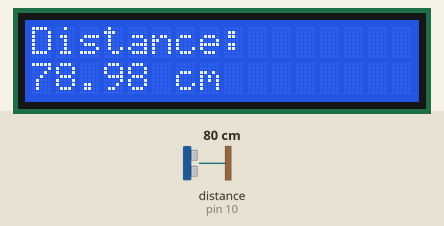
Simulated run of this sketch. Board: Arduino Uno, built with avr-gcc and run on an emulated ATmega328P. On the bench: 16×2 character LCD. Wiring (inferred from the names in the program): ultrasonic range finder: trigger pin 9; echo pin 10. The inputs (shaded band) are chosen by the test bench; at power-on: distance to the obstacle (sensor on pin 10) 80 cm. The echo pulse lasts 58.3 µs per cm.

Above: at 1.2 s.
1.3 s: distance to the obstacle (sensor on pin 10) set to 2 cm
At 1.49 s:
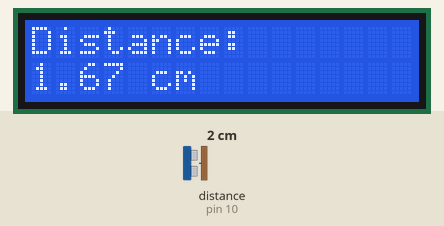
3.6 s: distance to the obstacle (sensor on pin 10) set to 4 cm
At 3.79 s:
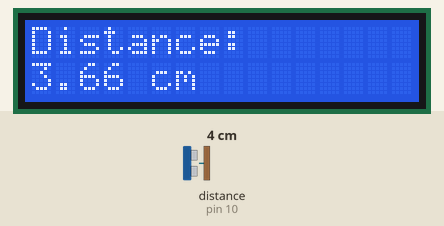
5.1 s: distance to the obstacle (sensor on pin 10) set to 9 cm
At 5.32 s:
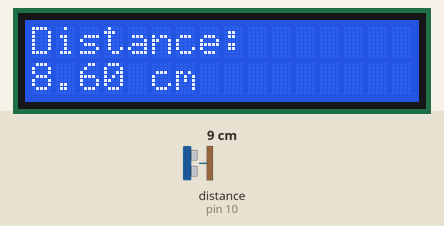

The sketch:

digital_tape.ino
```cpp
// Include the built-in LiquidCrystal library
#include <LiquidCrystal.h>

// Define the pins for the LCD
// (RS, E, D4, D5, D6, D7)
LiquidCrystal lcd(12, 11, 5, 4, 3, 2);

// Define the pins for the Ultrasonic Sensor
const int trigPin = 9;
const int echoPin = 10;

// Define variables to store duration and distance
long duration;
float distance;

void setup() {
  // Set the sensor pin modes
  pinMode(trigPin, OUTPUT); // Sets the trigPin as an Output
  pinMode(echoPin, INPUT);  // Sets the echoPin as an Input

  // Initialize the LCD (16 columns and 2 rows)
  lcd.begin(16, 2);
}

void loop() {
  // Clear the LCD screen
  lcd.clear();

  // --- Start Ultrasonic Sensor Pulse ---
  // Set the trigPin on LOW state for 2 microseconds
  digitalWrite(trigPin, LOW);
  delayMicroseconds(2);

  // Set the trigPin on HIGH state for 10 microseconds
  digitalWrite(trigPin, HIGH);
  delayMicroseconds(10);
  digitalWrite(trigPin, LOW);
  // --- End Ultrasonic Sensor Pulse ---

  // Read the echoPin, returns the sound wave travel time in microseconds
  duration = pulseIn(echoPin, HIGH);

  // Calculate the distance
  // Speed of sound = 0.034 cm/microsecond
  // The sound travels there and back, so we divide by 2
  distance = duration * 0.034 / 2;

  // --- Print to the LCD ---
  // Set the cursor to the first column, first row
  lcd.setCursor(0, 0);
  // Print the label "Distance:"
  lcd.print("Distance:");

  // Set the cursor to the first column, second row
  lcd.setCursor(0, 1);
  // Print the calculated distance
  lcd.print(distance);
  // Print the units
  lcd.print(" cm");

  // Wait 250 milliseconds before the next reading
  delay(250);
}
```

Measured:
- after the input at 1.3 s, the display: first differs from a run without the input after 0.07 s (image 1)
- after the input at 3.6 s, the display: first differs from a run without the input after 0.07 s (image 2)
- after the input at 5.1 s, the display: first differs from a run without the input after 0.10 s (image 3)
